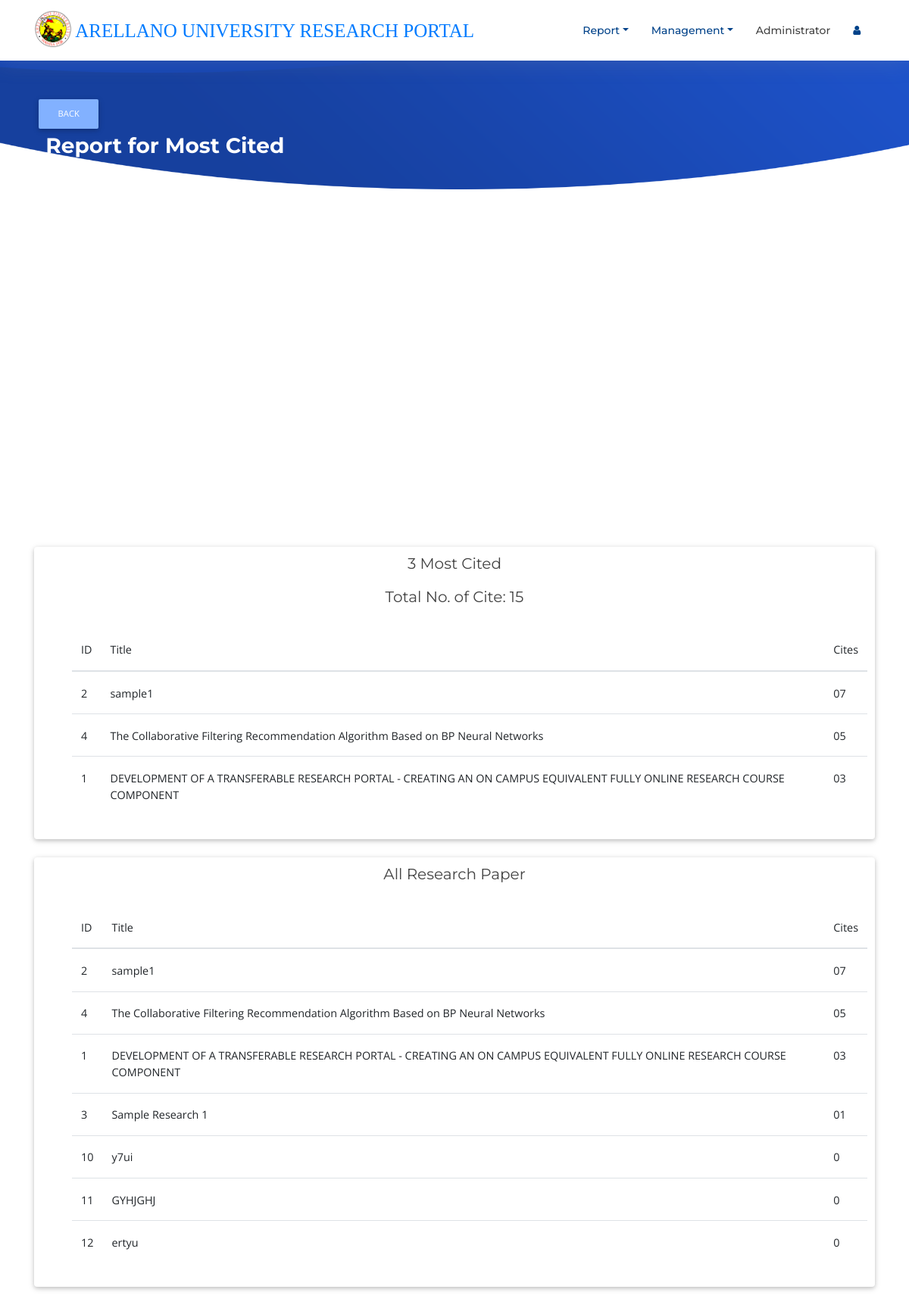
Page /admin/materials/report/mostcited_report.php (signed in) on the committed database.
### tables this page shows
CREATE TABLE `tblresearch` (
  `id` int(100) NOT NULL,
  `title` longtext NOT NULL,
  `abstract` longtext NOT NULL,
  `main_author` varchar(100) NOT NULL,
  `co_authors` varchar(100) NOT NULL,
  `date_publish` varchar(20) NOT NULL,
  `r_status` varchar(120) NOT NULL,
  `field_of_study` varchar(100) NOT NULL,
  `pdf_file` varchar(100) NOT NULL,
  `tagging` varchar(100) NOT NULL,
  `cites` varchar(100) NOT NULL,
  `views` varchar(100) NOT NULL
);

### admin/materials/report/mostcited_report.php (the view, shortened to what this page needs)
<!DOCTYPE html>
<html lang="en">
<head>
  <link rel="stylesheet" href="https://use.fontawesome.com/releases/v5.11.2/css/all.css">
  <link rel="stylesheet" href='../../resource/package/dist/sweetalert2.min.css' media="screen" />
  <link rel="stylesheet" href="../../../resource/css/bootstrap.min.css">
  <link rel="stylesheet" href="../../../resource/css/mdb.min.css">
  <link href="../../../resource/lib/font-awesome/css/font-awesome.min.css" rel="stylesheet">
  <link href="../../../resource/lib/animate/animate.min.css" rel="stylesheet">
  <link href="../../../resource/lib/ionicons/css/ionicons.min.css" rel="stylesheet">
  <link href="../../../resource/lib/owlcarousel/assets/owl.carousel.min.css" rel="stylesheet">
  <link href="../../../resource/lib/lightbox/css/lightbox.min.css" rel="stylesheet">
  <link href="../../../resource/css/style_management.css" rel="stylesheet">
  <link href="../../../resource/css/addons.css" rel="stylesheet">
  <link rel="stylesheet" href="main.css">
  <link href="../../../resource/assets/dataTables.bootstrap4.min.css" rel="stylesheet">
</head>
<?php
include_once("../inc/db.php");
?>
<header id="header" class="fixed-top">
  <div class="container">
    <div class="logo float-left">
      <a href="/customlandingpage/admin/index.php" class="scrollto"><img src="../../../resource/img/logo.png" alt="" class="img-fluid">&nbsp;<strong>ARELLANO UNIVERSITY RESEARCH PORTAL</strong></a>
    </div>
    <nav class="main-nav float-right d-none d-lg-block">
      <ul>
        <?php
        if (isset($_SESSION['id'])) {
          if ($_SESSION['role'] == "Administrator") { ?>
            <li class="nav-item dropdown">
              <a class="nav-link dropdown-toggle" href="#" id="navbarDropdown" role="button" data-toggle="dropdown" aria-haspopup="true" aria-expanded="false">Report</a>
            </li>
            <li class="nav-item dropdown">
              <a class="nav-link dropdown-toggle" href="#" id="navbarDropdown" role="button" data-toggle="dropdown" aria-haspopup="true" aria-expanded="false">Management</a>
            <?php
          }
            ?>
            </li>
            <li><a><?php echo $_SESSION['name']; ?></a></li>
            <li class="nav-item dropdown">
              <a class="nav-link " href="#" id="navbarDropdown" role="button" data-toggle="dropdown" aria-haspopup="true" aria-expanded="false">
                <i class="fa fa-user"></i>&nbsp;</a>
            </li>
          <?php
        } else {
          header("Location: ../../../login/login.php");
        } ?>
      </ul>
    </nav>
  </div>
</header>
<section id="intro" class="clearfix">
  <div class="container">
    <a href="../research.php"><button class="btn btn-light-blue btn-md">Back</button></a>
    <h3 style="color:#fff;">&nbsp;<b> Report for Most Cited </b></h3>
  </div>
</section>
<BR><BR>
<main id="main">
  <body>
    <div class="container">
      <center>
        <br>
        <div style="width:800px;">
          <div id="piechart" style="width: 700px; height: 400px;"></div>
        </div>
      </center>
      <div class="card">
        <h5 style="margin-top:10px; margin-left:10px; margin-right:10px;">
          <center>3 Most Cited</center>
        </h5>
        <?php
        $query = "SELECT * FROM tblresearch ORDER BY cites DESC Limit 3";
        $result = mysqli_query($connect, $query);
        $cite = 0;
        while ($row = mysqli_fetch_assoc($result)) {
          $cite += $row['cites'];
        }
        ?>
        <h5>
          <center>Total No. of Cite: <?php echo "$cite"; ?> </center>
        </h5>
        <ul style="margin-top:10px; margin-left:10px; margin-right:10px;">
          <table class="table table-hover">
            <thead>
              <tr>
                <th scope="col">ID</th>
                <th scope="col">Title</th>
                <th scope="col">Cites</th>
              </tr>
            </thead>
            <tbody>
              <?php
              $query = "SELECT * FROM tblresearch ORDER BY cites DESC Limit 3";
              $result = mysqli_query($connect, $query);
              while ($row = mysqli_fetch_assoc($result)) {
              ?>
                <tr>
                  <td><b><?php echo $row['id'] ?></b></td>
                  <td><b><?php echo $row['title'] ?></b></td>
                  <td><b><?php echo $row['cites'] ?></b></td>
                </tr>
              <?php
              }
              ?>
            </tbody>
          </table>
        </ul>
      </div><br>
      <div class="card">
        <h5 style="margin-top:10px; margin-left:10px; margin-right:10px;">
          <center>All Research Paper</center>
        </h5>
        <ul style="margin-top:10px; margin-left:10px; margin-right:10px;">
          <table class="table table-hover">
            <thead>
              <tr>
                <th scope="col">ID</th>
                <th scope="col">Title</th>
                <th scope="col">Cites</th>
              </tr>
            </thead>
            <tbody>
              <?php
              $query = "SELECT * FROM tblresearch ORDER BY cites DESC";
              $result = mysqli_query($connect, $query);
              while ($row = mysqli_fetch_assoc($result)) {
              ?>
                <tr>
                  <td><b><?php echo $row['id'] ?></b></td>
                  <td><b><?php echo $row['title'] ?></b></td>
                  <td><b><?php echo $row['cites'] ?></b></td>
                </tr>
              <?php
              }
              ?>
            </tbody>
          </table>
        </ul>
      </div><br><br>
    </div>
  </body>
</main>
</html>

### admin/resource/css/style_management.css (style rules this page uses)
body { background: #fff; color: #444; font-family: "Open Sans", sans-serif; }
strong { font-family: thwack light; font-size: 25px; }
a { color: #007bff; transition: 0.5s; }
h1, h2, h3, h4, h5, h6 { font-family: "Montserrat", sans-serif; font-weight: 400; margin: 0 0 20px 0; padding: 0; }
#header { height: 80px; transition: all 0.5s; z-index: 997; transition: all 0.5s; padding: 20px 0; background: #fff; box-shadow: 0px 0px 30px rgba(127, 137, 161, 0.3); }
#header .logo img { padding: 0; max-height: 50px; position: relative; bottom: 7px; }
#intro { width: 100%; position: relative; background: url("../img/intro-bg.png") center bottom no-repeat; background-size: cover; padding: 125px 0 20px 0; }
.main-nav, .main-nav * { margin: 0; padding: 0; list-style: none; }
.main-nav > ul > li { position: relative; white-space: nowrap; float: left; }
.main-nav a { display: block; position: relative; color: #004289; padding: 10px 15px; transition: 0.3s; font-size: 14px; font-family: "Montserrat", sans-serif; font-weight: 500; }
.mobile-nav { position: fixed; top: 0; bottom: 0; z-index: 9999; overflow-y: auto; left: -260px; width: 260px; padding-top: 18px; background: rgba(19, 39, 57, 0.8); transition: 0.4s; }
.mobile-nav * { margin: 0; padding: 0; list-style: none; }
.mobile-nav a { display: block; position: relative; color: #fff; padding: 10px 20px; font-weight: 500; }

### admin/account/report/main.css (style rules this page uses)
*,*:after,*:before { -webkit-box-sizing: border-box; -moz-box-sizing: border-box; -ms-box-sizing: border-box; box-sizing: border-box; }

### rows in the picture
tblresearch: id "2", title "sample1", cites "07"
tblresearch: id "4", title "The Collaborative Filtering Recommendation Algorithm Based on BP Neural Networks", cites "05"
tblresearch: id "1", title "DEVELOPMENT OF A TRANSFERABLE RESEARCH PORTAL - CREATING AN ON CAMPUS EQUIVALENT FULLY ONLINE RESEARCH COURSE COMPONENT", cites "03"
tblresearch: id "3", title "Sample Research 1", cites "01"
tblresearch: id "10", title "y7ui", cites "0"
tblresearch: id "11", title "GYHJGHJ", cites "0"
tblresearch: id "12", title "ertyu", cites "0"

### other values in the picture
$_SESSION['name'] "Administrator"
$cite "15"
